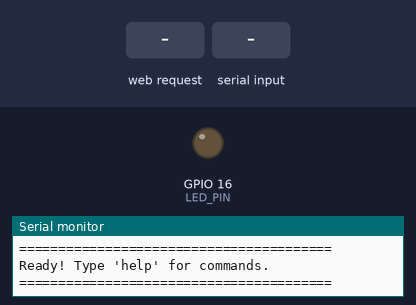
Recording of a sketch running on a simulated ESP32. On the bench: output pins drawn as LEDs (lit = HIGH), the last lines printed to the serial monitor. The test bench sets the inputs (shaded band). WiFi joins after 1.5 s; servers stay silent unless stated; nothing arrives over Bluetooth unless stated.

Above: at 3.7 s.
3.8 s: HTTP request GET /on received
At 4.9 s:
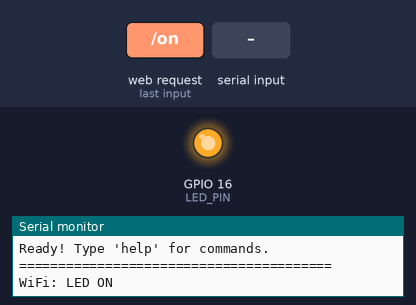
5.3 s: "brightness 90\n" received over Serial
At 6.0 s:
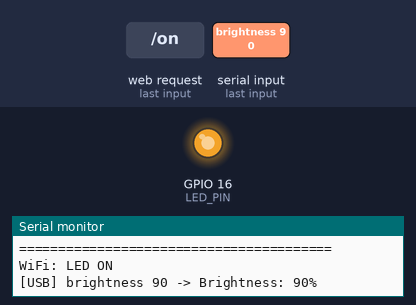
6.8 s: "brightness  45\n" received over the second serial link
At 8.0 s:
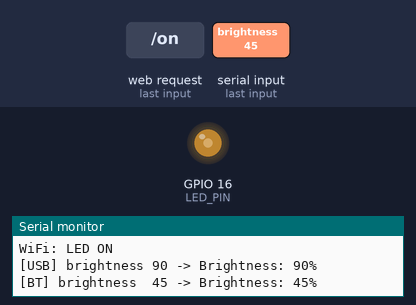
8.3 s: HTTP request GET /off?value=on received
At 9.2 s:
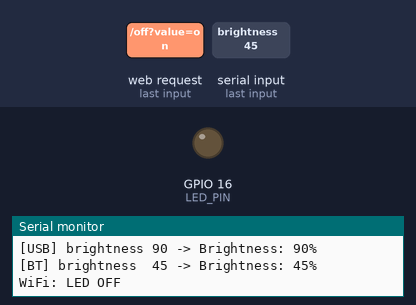
9.8 s: HTTP request GET /brightness?value=1 received
At 10.4 s:
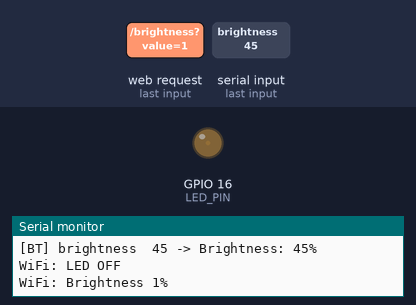
11.3 s: HTTP request GET /off received
At 12.7 s:
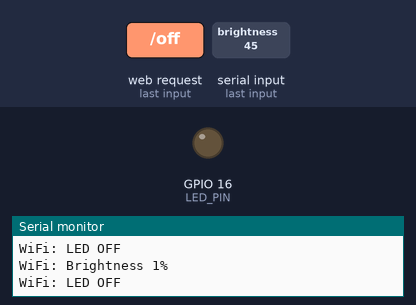
Timing chart, 0 to 13.8 s (numbered marks = the images above; inputs shaded):
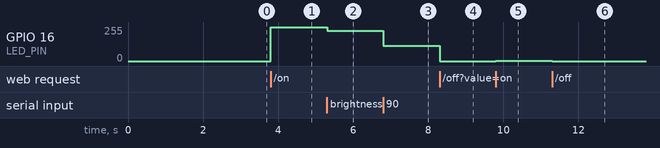

Measured:
- after the input at 3.8 s, GPIO 16 (LED_PIN): 0/255 → 255/255 at once
- after the input at 5.3 s, GPIO 16 (LED_PIN): 255/255 → 228/255 at once
- after the input at 6.8 s, GPIO 16 (LED_PIN): 228/255 → 114/255 at once
- after the input at 8.3 s, GPIO 16 (LED_PIN): 114/255 → 0/255 at once
- after the input at 9.8 s, GPIO 16 (LED_PIN): 0/255 → 2/255 at once
- after the input at 11.3 s, GPIO 16 (LED_PIN): 2/255 → 0/255 at once

The sketch:

esp32-led-controller.ino
```cpp
// LED Strip Controller for ESP32
// Control via WiFi, Bluetooth, and USB Serial
// For single-color (blue) SMD 3528 LED strip

#include <WiFi.h>
#include <WebServer.h>
#include <BluetoothSerial.h>

// ========== CONFIGURATION ==========
const char* WIFI_SSID = "Hurry";
const char* WIFI_PASSWORD = "Gaza@2023";
const char* DEVICE_NAME = "LED_Controller";

// PWM Configuration
const int LED_PIN = 16;           // GPIO16 controls MOSFET gate
const int PWM_FREQ = 5000;        // 5 kHz PWM frequency
const int PWM_RESOLUTION = 8;     // 8-bit (0-255)

// ========== GLOBALS ==========
WebServer server(80);
BluetoothSerial SerialBT;
int brightness = 0;               // 0-255
bool ledOn = false;

// ========== HTML INTERFACE ==========
const char* HTML_PAGE = R"rawliteral(
<!DOCTYPE html>
<html>
<head>
  <title>LED Controller</title>
  <meta name="viewport" content="width=device-width, initial-scale=1">
  <style>
    body { font-family: Arial; text-align: center; margin: 50px; background: #1a1a2e; color: #fff; }
    h1 { color: #4da6ff; }
    .btn { padding: 20px 40px; font-size: 20px; margin: 10px; border: none; border-radius: 10px; cursor: pointer; }
    .on { background: #4CAF50; color: white; }
    .off { background: #f44336; color: white; }
    input[type=range] { width: 80%; height: 30px; margin: 20px; accent-color: #4da6ff; }
    .status { font-size: 24px; margin: 20px; }
    .info { font-size: 14px; color: #888; margin-top: 40px; }
  </style>
</head>
<body>
  <h1>Blue LED Strip Controller</h1>
  <div class="status">Brightness: <span id="val">0</span>%</div>
  <input type="range" id="slider" min="0" max="100" value="0" oninput="updateSlider(this.value)">
  <br>
  <button class="btn on" onclick="sendCmd('on')">ON (100%)</button>
  <button class="btn off" onclick="sendCmd('off')">OFF</button>
  <div class="info">
    Also available via Bluetooth ("LED_Controller") or USB Serial (115200 baud)
  </div>
  <script>
    function sendCmd(cmd) { fetch('/' + cmd); updateStatus(); }
    function updateSlider(val) {
      document.getElementById('val').innerHTML = val;
      fetch('/brightness?value=' + val);
    }
    function updateStatus() {
      fetch('/status').then(r => r.json()).then(d => {
        document.getElementById('val').innerHTML = Math.round(d.brightness / 2.55);
        document.getElementById('slider').value = Math.round(d.brightness / 2.55);
      });
    }
    setInterval(updateStatus, 2000);
  </script>
</body>
</html>
)rawliteral";

// ========== LED CONTROL ==========
void setLED(int value) {
  brightness = constrain(value, 0, 255);
  ledcWrite(LED_PIN, brightness);  // ESP32 Core 3.x uses pin directly
  ledOn = (brightness > 0);
}

// ========== WIFI HANDLERS ==========
void handleRoot() {
  server.send(200, "text/html", HTML_PAGE);
}

void handleOn() {
  setLED(255);
  server.send(200, "text/plain", "LED ON");
  Serial.println("WiFi: LED ON");
}

void handleOff() {
  setLED(0);
  server.send(200, "text/plain", "LED OFF");
  Serial.println("WiFi: LED OFF");
}

void handleBrightness() {
  if (server.hasArg("value")) {
    int percent = server.arg("value").toInt();
    int pwmValue = map(percent, 0, 100, 0, 255);
    setLED(pwmValue);
    server.send(200, "text/plain", "Brightness: " + String(percent) + "%");
    Serial.printf("WiFi: Brightness %d%%\n", percent);
  } else {
    server.send(400, "text/plain", "Missing value parameter");
  }
}

void handleStatus() {
  String json = "{\"brightness\":" + String(brightness) + ",\"on\":" + (ledOn ? "true" : "false") + "}";
  server.send(200, "application/json", json);
}

// ========== COMMAND PARSER ==========
void processCommand(String cmd, String source) {
  cmd.trim();
  cmd.toLowerCase();

  String response = "";

  if (cmd == "on") {
    setLED(255);
    response = "LED ON (100%)";
  }
  else if (cmd == "off") {
    setLED(0);
    response = "LED OFF";
  }
  else if (cmd.startsWith("brightness ") || cmd.startsWith("b ")) {
    int value = cmd.substring(cmd.indexOf(' ') + 1).toInt();
    value = constrain(value, 0, 100);
    int pwmValue = map(value, 0, 100, 0, 255);
    setLED(pwmValue);
    response = "Brightness: " + String(value) + "%";
  }
  else if (cmd == "status" || cmd == "s") {
    response = "LED: " + String(ledOn ? "ON" : "OFF") +
               ", Brightness: " + String(map(brightness, 0, 255, 0, 100)) + "%" +
               ", IP: " + WiFi.localIP().toString();
  }
  else if (cmd == "help" || cmd == "h" || cmd == "?") {
    response = "Commands:\n"
               "  on          - Turn LED on (100%)\n"
               "  off         - Turn LED off\n"
               "  b <0-100>   - Set brightness %\n"
               "  status      - Show current status\n"
               "  help        - Show this help";
  }
  else {
    response = "Unknown command. Type 'help' for commands.";
  }

  Serial.printf("[%s] %s -> %s\n", source.c_str(), cmd.c_str(), response.c_str());

  if (source == "BT") {
    SerialBT.println(response);
  }
}

// ========== SETUP ==========
void setup() {
  // USB Serial
  Serial.begin(115200);
  delay(1000);
  Serial.println("\n========================================");
  Serial.println("   Blue LED Strip Controller v1.0");
  Serial.println("========================================");

  // PWM Setup for LED control (ESP32 Core 3.x API)
  ledcAttach(LED_PIN, PWM_FREQ, PWM_RESOLUTION);
  setLED(0);
  Serial.println("[OK] PWM initialized on GPIO16");

  // Bluetooth Serial
  if (SerialBT.begin(DEVICE_NAME)) {
    Serial.printf("[OK] Bluetooth: %s\n", DEVICE_NAME);
  } else {
    Serial.println("[FAIL] Bluetooth init failed");
  }

  // WiFi Connection
  Serial.printf("[..] Connecting to WiFi '%s'", WIFI_SSID);
  WiFi.begin(WIFI_SSID, WIFI_PASSWORD);

  int attempts = 0;
  while (WiFi.status() != WL_CONNECTED && attempts < 30) {
    delay(500);
    Serial.print(".");
    attempts++;
  }

  if (WiFi.status() == WL_CONNECTED) {
    Serial.printf("\n[OK] WiFi connected!\n");
    Serial.printf("[OK] Web interface: http://%s\n", WiFi.localIP().toString().c_str());

    // Web server routes
    server.on("/", handleRoot);
    server.on("/on", handleOn);
    server.on("/off", handleOff);
    server.on("/brightness", handleBrightness);
    server.on("/status", handleStatus);
    server.begin();
    Serial.println("[OK] Web server started");
  } else {
    Serial.println("\n[WARN] WiFi connection failed");
    Serial.println("[INFO] Bluetooth and USB Serial still available");
  }

  Serial.println("========================================");
  Serial.println("Ready! Type 'help' for commands.");
  Serial.println("========================================\n");
}

// ========== MAIN LOOP ==========
void loop() {
  // Handle WiFi web clients
  if (WiFi.status() == WL_CONNECTED) {
    server.handleClient();
  }

  // Handle Bluetooth commands
  if (SerialBT.available()) {
    String cmd = SerialBT.readStringUntil('\n');
    processCommand(cmd, "BT");
  }

  // Handle USB Serial commands
  if (Serial.available()) {
    String cmd = Serial.readStringUntil('\n');
    processCommand(cmd, "USB");
  }

  delay(10);
}
```
